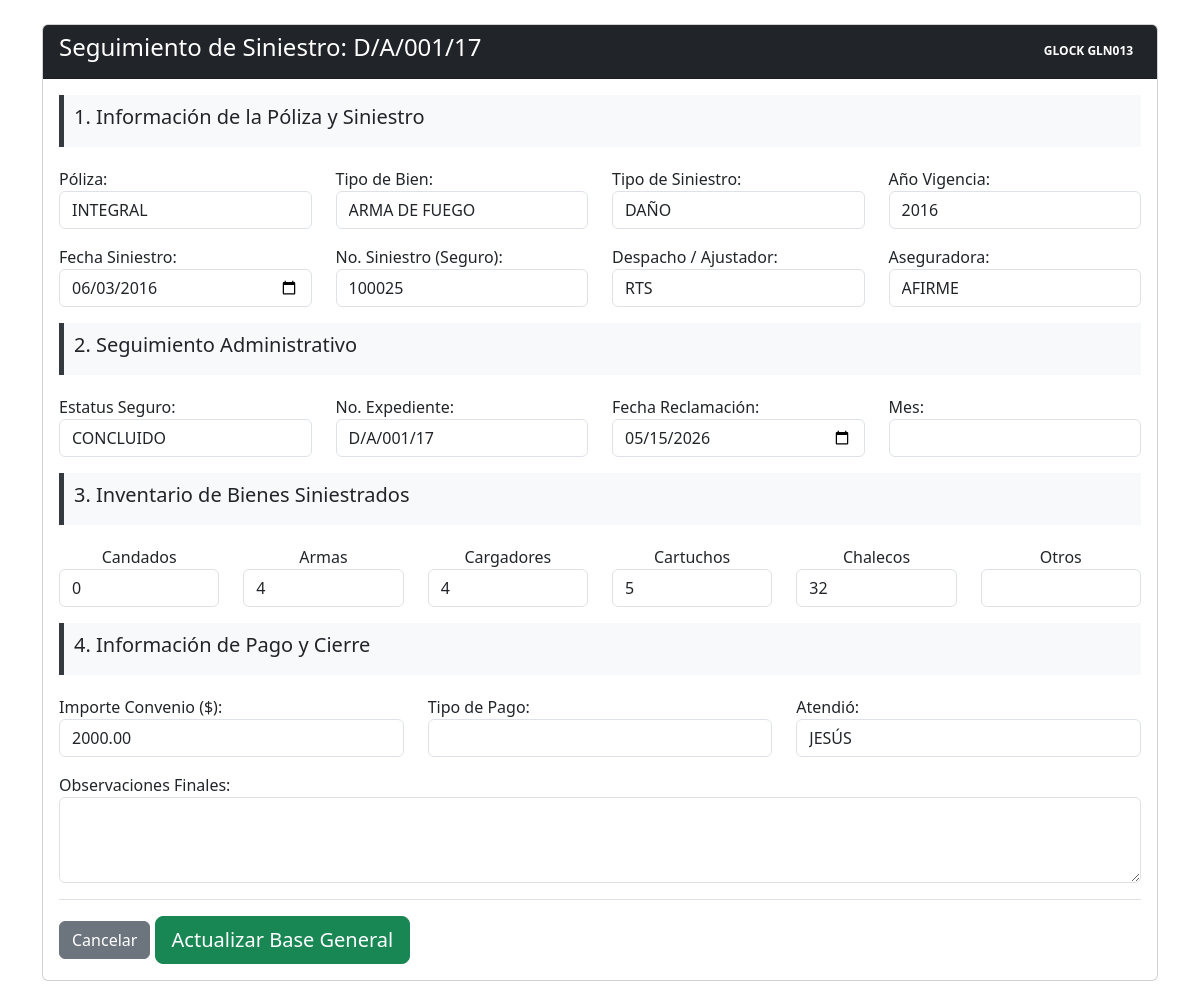
The page /modulos/armas/formulario_siniestro.php?id=6138 on the database its author committed.
### tables this page shows
CREATE TABLE `inventario_armas` (
  `id` int NOT NULL AUTO_INCREMENT,
  `poliza` text,
  `tipo_bien` text,
  `tipo_siniestro` text,
  `anio_vigencia` year DEFAULT NULL,
  `fecha_siniestro_1` date DEFAULT NULL,
  `no_siniestro` text,
  `despacho` text,
  `aseguradora` text,
  `status_seguro` text,
  `no_expediente` text,
  `tipo_dano` text,
  `fecha_reclamacion` date DEFAULT NULL,
  `mes_reclamacion` varchar(50) DEFAULT NULL,
  `marca` text,
  `modelo` text,
  `serie_matricula_1` text,
  `status_tramite` varchar(255) DEFAULT NULL,
  `status_interno` text,
  `siniestro_detalle` text,
  `importe_convenio` decimal(15,2) DEFAULT '0.00',
  `tipo_pago` varchar(100) DEFAULT NULL,
  `comprobante_pago` text,
  `fecha_acuse` date DEFAULT NULL,
  `dias_transcurridos` int DEFAULT NULL,
  `folio_sdra` text,
  `of_recibido` text,
  `no_oficio` text,
  `bienes_diversos` text,
  `candado_manos` int DEFAULT '0',
  `armas` int DEFAULT '0',
  `cargador` int DEFAULT '0',
  `cartuchos` int DEFAULT '0',
  `cascos` int DEFAULT '0',
  `escudos` int DEFAULT '0',
  `chalecos` int DEFAULT '0',
  `atendio` text,
  `digitalizado` varchar(10) DEFAULT 'NO',
  `observaciones_grales` text,
  `matricula_o_serie_2` text,
  `fecha_siniestro_2` date DEFAULT NULL,
  PRIMARY KEY (`id`)
);

### modulos/armas/formulario_siniestro.php (the view, shortened to what this page needs)
<?php
require_once "../../config/conexion.php";
$id_arma = $_GET['id'] ?? null;
$stmt = $pdo->prepare("SELECT * FROM inventario_armas WHERE id = ?");
$stmt->execute([$id_arma]);
$arma = $stmt->fetch(PDO::FETCH_ASSOC);
?>
<!DOCTYPE html>
<html lang="es">
<head>
    <link rel="stylesheet" href="../../css/bootstrap.min.css">
</head>
<body class="container mt-4 mb-5">
    <div class="card">
        <div class="card-header bg-dark text-white d-flex justify-content-between">
            <h4>Seguimiento de Siniestro: <?php echo $arma['no_expediente'] ?? 'Nuevo'; ?></h4>
            <span class="badge badge-info align-self-center"><?php echo $arma['marca'] . " " . $arma['serie_matricula_1']; ?></span>
        </div>
        <div class="card-body">
            <form action="guardar_siniestro_armas_espejo.php" method="POST">
                <div class="section-title"><h5>1. Información de la Póliza y Siniestro</h5></div>
                <div class="row mb-3">
                    <div class="col-md-3">
                        <label>Póliza:</label>
                        <input type="text" name="poliza" class="form-control" value="<?php echo $arma['poliza']; ?>">
                    </div>
                    <div class="col-md-3">
                        <label>Tipo de Bien:</label>
                        <input type="text" name="tipo_bien" class="form-control" value="<?php echo $arma['tipo_bien']; ?>">
                    </div>
                    <div class="col-md-3">
                        <label>Tipo de Siniestro:</label>
                        <select name="tipo_siniestro" class="form-control">
                            <option value="DAÑO" <?php echo ($arma['tipo_siniestro']=='DAÑO')?'selected':''; ?>>DAÑO</option>
                        </select>
                    </div>
                    <div class="col-md-3">
                        <label>Año Vigencia:</label>
                        <input type="number" name="anio_vigencia" class="form-control" value="<?php echo $arma['anio_vigencia']; ?>" placeholder="2024">
                    </div>
                </div>
                <div class="row mb-3">
                    <div class="col-md-3">
                        <label>Fecha Siniestro:</label>
                        <input type="date" name="fecha_siniestro_1" class="form-control" value="<?php echo $arma['fecha_siniestro_1']; ?>">
                    </div>
                    <div class="col-md-3">
                        <label>No. Siniestro (Seguro):</label>
                        <input type="text" name="no_siniestro" class="form-control" value="<?php echo $arma['no_siniestro']; ?>">
                    </div>
                    <div class="col-md-3">
                        <label>Despacho / Ajustador:</label>
                        <input type="text" name="despacho" class="form-control" value="<?php echo $arma['despacho']; ?>">
                    </div>
                    <div class="col-md-3">
                        <label>Aseguradora:</label>
                        <input type="text" name="aseguradora" class="form-control" value="<?php echo $arma['aseguradora']; ?>">
                    </div>
                </div>
                <div class="section-title"><h5>2. Seguimiento Administrativo</h5></div>
                <div class="row mb-3">
                    <div class="col-md-3">
                        <label>Estatus Seguro:</label>
                        <input type="text" name="status_seguro" class="form-control" value="<?php echo $arma['status_seguro']; ?>">
                    </div>
                    <div class="col-md-3">
                        <label>No. Expediente:</label>
                        <input type="text" name="no_expediente" class="form-control" value="<?php echo $arma['no_expediente']; ?>">
                    </div>
                    <div class="col-md-3">
                        <label>Fecha Reclamación:</label>
                        <input type="date" name="fecha_reclamacion" class="form-control" value="<?php echo $arma['fecha_reclamacion']; ?>">
                    </div>
                    <div class="col-md-3">
                        <label>Mes:</label>
                        <input type="text" name="mes" class="form-control" value="<?php echo $arma['mes']; ?>">
                    </div>
                </div>
                <div class="section-title"><h5>3. Inventario de Bienes Siniestrados</h5></div>
                <div class="row mb-3 text-center">
                    <div class="col-md-2"><label>Candados</label><input type="number" name="candado_manos" class="form-control" value="<?php echo $arma['candado_manos']; ?>"></div>
                    <div class="col-md-2"><label>Armas</label><input type="number" name="armas" class="form-control" value="<?php echo $arma['armas']; ?>"></div>
                    <div class="col-md-2"><label>Cargadores</label><input type="number" name="cargador" class="form-control" value="<?php echo $arma['cargador']; ?>"></div>
                    <div class="col-md-2"><label>Cartuchos</label><input type="number" name="cartuchos" class="form-control" value="<?php echo $arma['cartuchos']; ?>"></div>
                    <div class="col-md-2"><label>Chalecos</label><input type="number" name="chalecos" class="form-control" value="<?php echo $arma['chalecos']; ?>"></div>
                    <div class="col-md-2"><label>Otros</label><input type="text" name="bienes_diversos" class="form-control" value="<?php echo $arma['bienes_diversos']; ?>"></div>
                </div>
                <div class="section-title"><h5>4. Información de Pago y Cierre</h5></div>
                <div class="row mb-3">
                    <div class="col-md-4">
                        <label>Importe Convenio ($):</label>
                        <input type="number" step="0.01" name="importe_convenio" class="form-control" value="<?php echo $arma['importe_convenio']; ?>">
                    </div>
                    <div class="col-md-4">
                        <label>Tipo de Pago:</label>
                        <input type="text" name="tipo_pago" class="form-control" value="<?php echo $arma['tipo_pago']; ?>">
                    </div>
                    <div class="col-md-4">
                        <label>Atendió:</label>
                        <input type="text" name="atendio" class="form-control" value="<?php echo $arma['atendio']; ?>">
                    </div>
                </div>
                <div class="mb-3">
                    <label>Observaciones Finales:</label>
                    <textarea name="observaciones" class="form-control" rows="3"><?php echo $arma['observaciones']; ?></textarea>
                </div>
                <div class="text-right border-top pt-3">
                    <a href="index.php" class="btn btn-secondary">Cancelar</a>
                    <button type="submit" class="btn btn-success btn-lg">Actualizar Base General</button>
                </div>
            </form>
        </div>
    </div>
</body>
</html>

### modulos/armas/formulario_siniestro.php (style rules this page uses)
.section-title { background: #f8f9fa; padding: 10px; border-left: 5px solid #343a40; margin-bottom: 20px; }

### rows shown on the page
inventario_armas: no_expediente "D/A/001/17", marca "GLOCK", serie_matricula_1 "GLN013", poliza "INTEGRAL", tipo_bien "ARMA DE FUEGO", tipo_siniestro "DAÑO", anio_vigencia "2016", fecha_siniestro_1 "06/03/2016", no_siniestro "100025", despacho "RTS", aseguradora "AFIRME", status_seguro "CONCLUIDO", fecha_reclamacion "05/15/2026", candado_manos "0", armas "4", cargador "4", cartuchos "5", chalecos "32", importe_convenio "2000.00", atendio "JESÚS"
